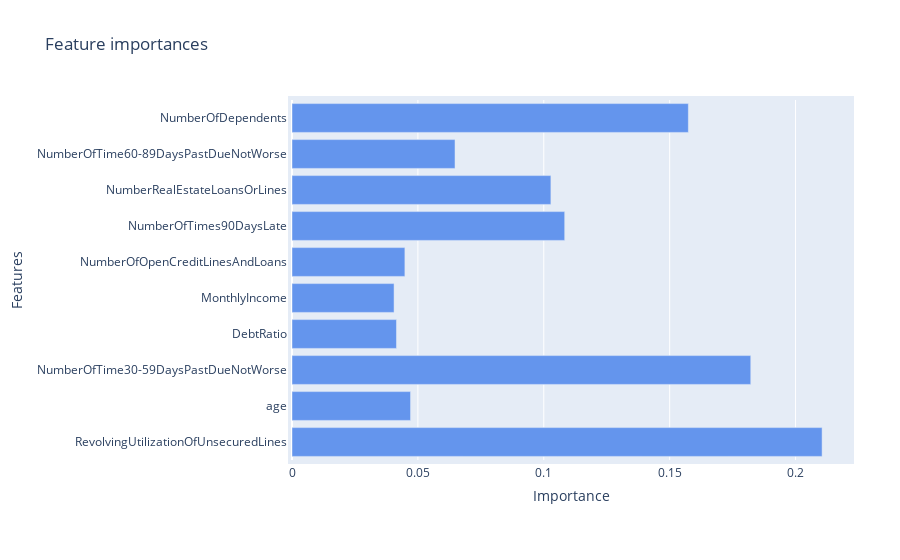

Notebook cell for this chart:
### Code cell
plot_feature_importances(cols[1:], ngb_clf)

### Figure 1 — Plotly figure (JSON) as saved in the notebook; plotly's stock layout.template omitted (floating-point values rounded to 4 significant figures)
{"data": [{"marker": {"color": "cornflowerblue", "opacity": 1}, "orientation": "h", "type": "bar", "x": [0.2105, 0.04709, 0.1822, 0.04149, 0.04053, 0.04483, 0.1083, 0.1028, 0.06475, 0.1574], "y": ["RevolvingUtilizationOfUnsecuredLines", "age", "NumberOfTime30-59DaysPastDueNotWorse", "DebtRatio", "MonthlyIncome", "NumberOfOpenCreditLinesAndLoans", "NumberOfTimes90DaysLate", "NumberRealEstateLoansOrLines", "NumberOfTime60-89DaysPastDueNotWorse", "NumberOfDependents"]}], "layout": {"barmode": "group", "margin": {"b": 100, "l": 120, "pad": 4, "r": 50, "t": 100}, "title": {"text": "Feature importances"}, "xaxis": {"title": {"text": "Importance"}}, "yaxis": {"title": {"text": "Features"}}}}
